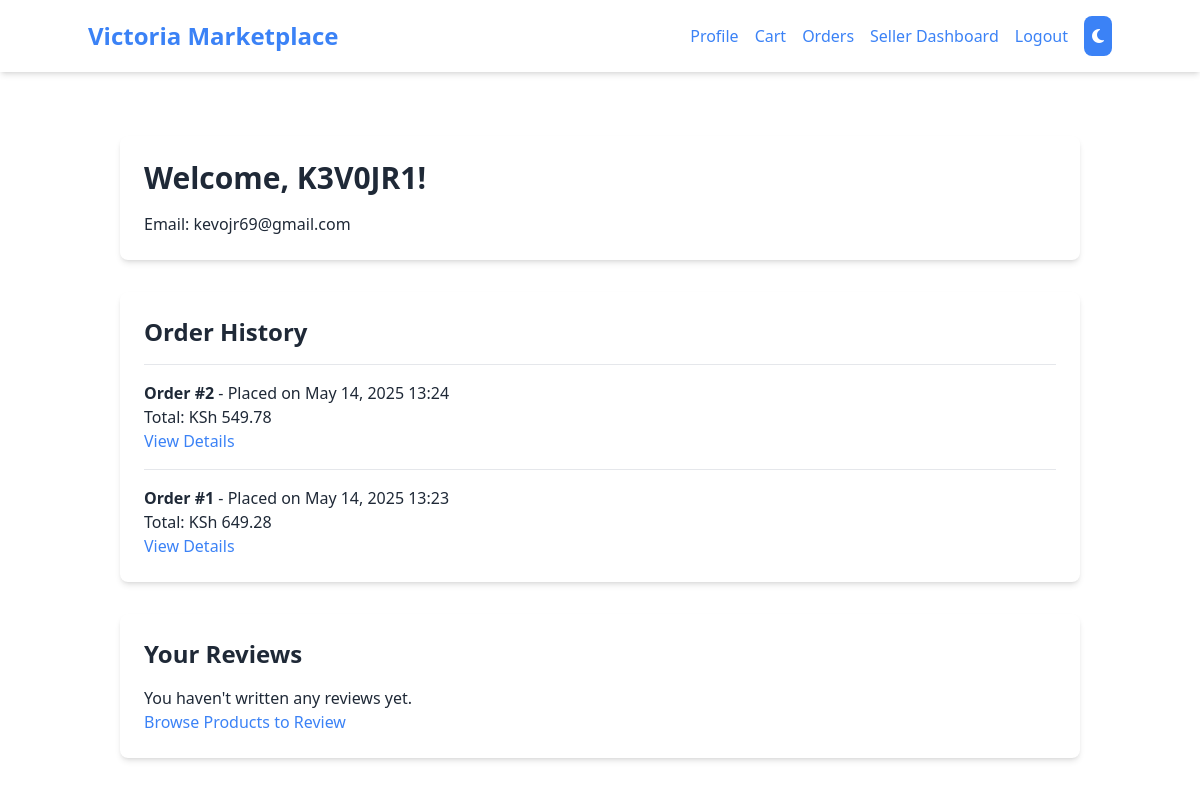
The app's page /profile/ (signed in), older data.
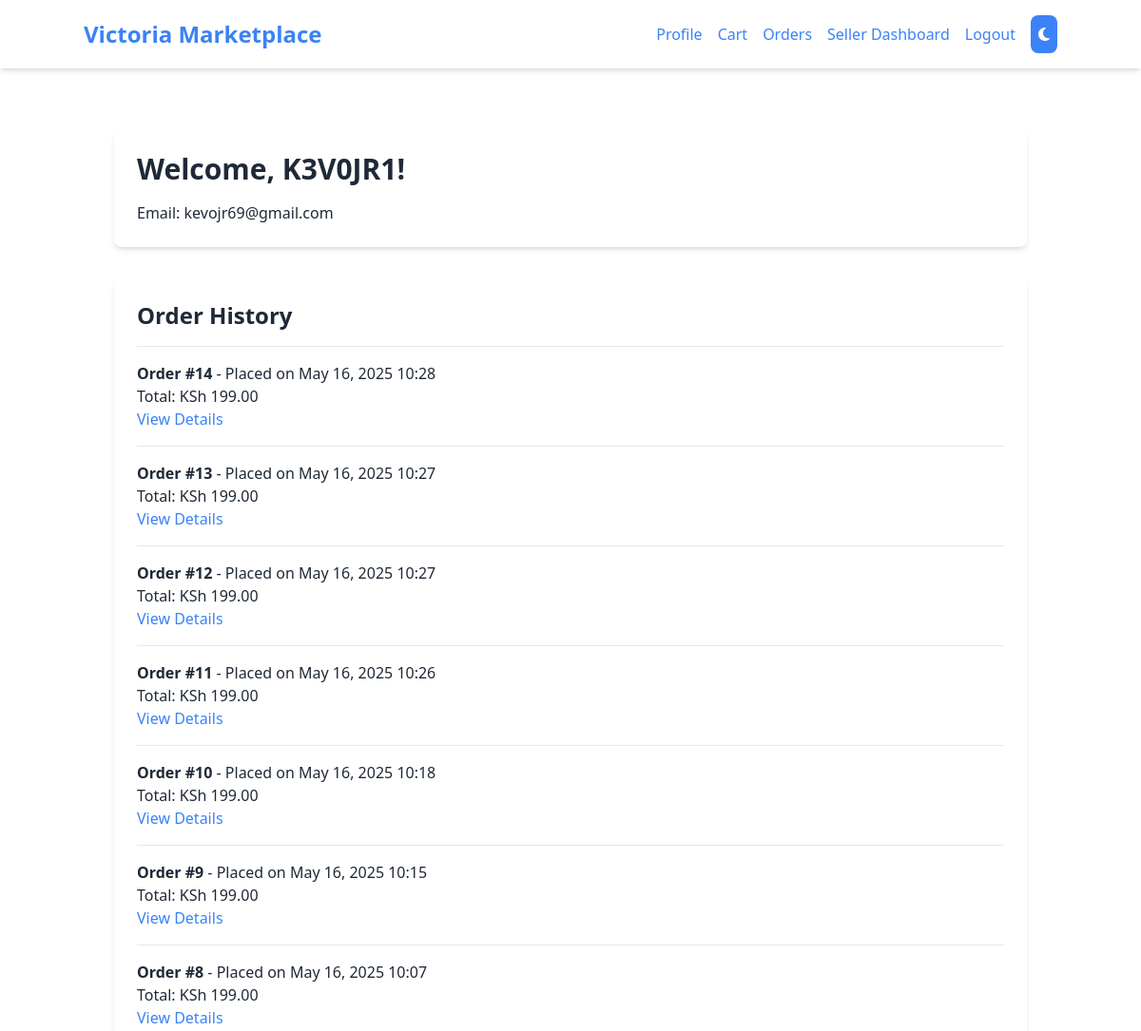
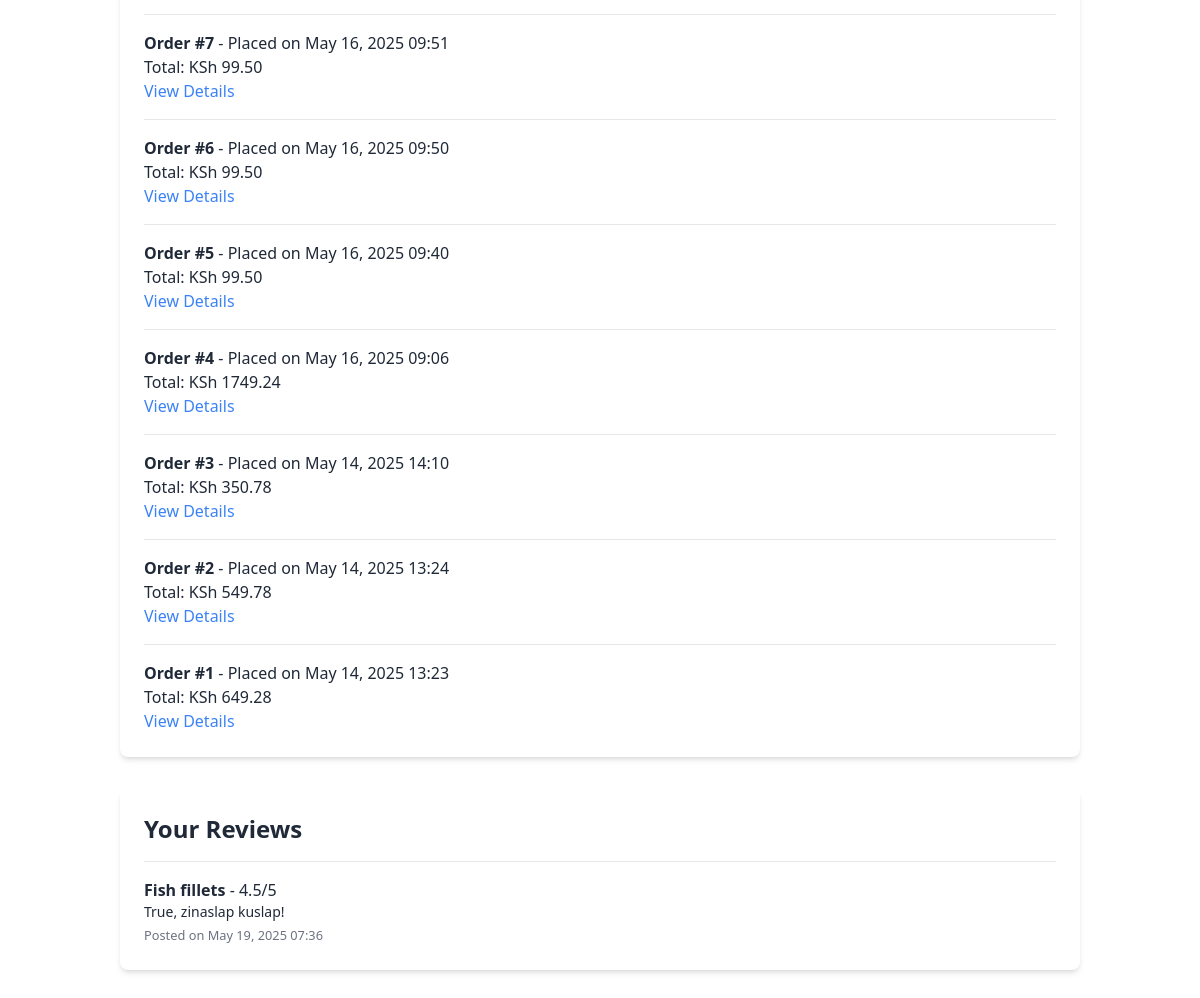
The same page, newer data (2 pictures, top to bottom).
### marketplace/models.py (models this page shows, shortened)
class User(AbstractUser):
    phone_number = models.CharField(max_length=15, blank=True)
    is_seller = models.BooleanField(default=False)

class Order(models.Model):
    STATUS_CHOICES = [
        ('Pending', 'Pending'),
        ('Completed', 'Completed'),
        ('Failed', 'Failed'),
    ]
    user = models.ForeignKey(User, on_delete=models.CASCADE, related_name='orders')
    cart_items = models.ManyToManyField(CartItem)
    status = models.CharField(max_length=50, choices=STATUS_CHOICES, default='Pending')
    created_at = models.DateTimeField(auto_now_add=True)
    total_price = models.DecimalField(max_digits=10, decimal_places=2, null=True)

class Review(models.Model):
    product = models.ForeignKey(Product, on_delete=models.CASCADE, related_name='reviews')
    user = models.ForeignKey(User, on_delete=models.CASCADE)
    rating = models.DecimalField(max_digits=3, decimal_places=1, default=0.0)  # Individual rating
    comment = models.TextField(blank=True)
    created_at = models.DateTimeField(auto_now_add=True)

class Product(models.Model):
    name = models.CharField(max_length=200)
    description = models.TextField(blank=True)
    price = models.DecimalField(max_digits=10, decimal_places=2)
    category = models.ForeignKey(Category, on_delete=models.SET_NULL, null=True, blank=True)
    seller = models.ForeignKey(User, on_delete=models.CASCADE, related_name='products')
    image = models.ImageField(upload_to='products/', null=True, blank=True)
    created_at = models.DateTimeField(auto_now_add=True)
    rating = models.DecimalField(max_digits=3, decimal_places=1, default=0.0)

### marketplace/views.py (the view)
# urls.py: path('profile/', views.profile, name='profile'),
@login_required
def profile(request):
    orders = Order.objects.filter(user=request.user).order_by('-created_at')
    reviews = Review.objects.filter(user=request.user).order_by('-created_at')
    return render(request, 'marketplace/profile.html', {
        'orders': orders,
        'reviews': reviews,
    })

### templates/marketplace/profile.html
{% extends 'base.html' %}
{% block content %}
    <div class="container mx-auto px-4 py-8">
        <div class="theme-container rounded-lg shadow-md p-6 mb-8">
            <h1 class="text-3xl font-bold mb-4">Welcome, {{ user.username }}!</h1>
            <p>Email: {{ user.email }}</p>
        </div>
        <div class="theme-container rounded-lg shadow-md p-6 mb-8">
            <h2 class="text-2xl font-semibold mb-4">Order History</h2>
            {% if orders %}
                <div class="space-y-4">
                    {% for order in orders %}
                        <div class="border-t border-gray-200 dark:border-gray-700 pt-4">
                            <p><strong>Order #{{ order.id }}</strong> - Placed on {{ order.created_at|date:"F d, Y H:i" }}</p>
                            <p>Total: KSh {{ order.total_price }}</p>
                            <a href="{% url 'marketplace:order_confirmation' order.id %}" class="theme-link">View Details</a>
                        </div>
                    {% endfor %}
                </div>
            {% else %}
                <p>You haven't placed any orders yet.</p>
                <a href="{% url 'marketplace:home' %}" class="theme-link">Start Shopping</a>
            {% endif %}
        </div>
        <div class="theme-container rounded-lg shadow-md p-6">
            <h2 class="text-2xl font-semibold mb-4">Your Reviews</h2>
            {% if reviews %}
                <div class="space-y-4">
                    {% for review in reviews %}
                        <div class="border-t border-gray-200 dark:border-gray-700 pt-4">
                            <p><strong>{{ review.product.name }}</strong> - {{ review.rating }}/5</p>
                            <p class="text-sm">{{ review.comment }}</p>
                            <small class="text-gray-500 dark:text-gray-400">Posted on {{ review.created_at|date:"F d, Y H:i" }}</small>
                        </div>
                    {% endfor %}
                </div>
            {% else %}
                <p>You haven't written any reviews yet.</p>
                <a href="{% url 'marketplace:home' %}" class="theme-link">Browse Products to Review</a>
            {% endif %}
        </div>
    </div>
{% endblock %}

### templates/base.html (shortened to what this page needs)
<!DOCTYPE html>
<html lang="en" data-theme="light">
<head>
    {% load static %}
    <link rel="stylesheet" href="{% static 'css/output.css' %}">
    <link rel="stylesheet" href="https://cdnjs.cloudflare.com/ajax/libs/font-awesome/6.5.1/css/all.min.css" />
</head>
<body>
    <nav class="theme-container shadow-md p-4">
        <div class="container mx-auto flex justify-between items-center">
            <a href="{% url 'marketplace:home' %}" class="text-2xl font-bold theme-link">Victoria Marketplace</a>
            <div class="space-x-4 flex items-center">
                {% if user.is_authenticated %}
                    <a href="{% url 'marketplace:profile' %}" class="theme-link">Profile</a>
                    <a href="{% url 'marketplace:cart' %}" class="theme-link">Cart</a>
                    <a href="{% url 'marketplace:orders' %}" class="theme-link">Orders</a>
                    {% if user.is_seller %}
                        <a href="{% url 'marketplace:seller_dashboard' %}" class="theme-link">Seller Dashboard</a>
                    {% endif %}
                    <a href="{% url 'marketplace:logout' %}" class="theme-link">Logout</a>
                {% else %}
                    <a href="{% url 'marketplace:login' %}" class="theme-link">Login</a>
                    <a href="{% url 'marketplace:register' %}" class="theme-link">Register</a>
                {% endif %}
                <button id="theme-toggle" class="theme-button p-2 rounded-lg text-white focus:outline-none">
                    <i class="fas fa-moon"></i>
                </button>
            </div>
        </div>
    </nav>
    <div class="container mx-auto px-4 py-8">
        {% block content %}{% endblock %}
    </div>
</body>
</html>

### templates/base.html (style rules this page uses)
[data-theme="light"] { --bg-color: #ffffff; --text-color: #1f2937; --card-bg: #ffffff; --button-bg: #3b82f6; --button-hover: #2563eb; --nav-bg: #ffffff; --nav-text: #1f2937; --link-hover: #3b82f6; }
body { background-color: var(--bg-color); color: var(--text-color); transition: all 0.3s ease; }
nav { background-color: var(--nav-bg); color: var(--nav-text); }
nav a { color: var(--nav-text); transition: color 0.3s ease; }
.theme-container { background-color: var(--card-bg); color: var(--text-color); transition: all 0.3s ease; }
.theme-button { background-color: var(--button-bg); color: white; transition: all 0.3s ease; }
.theme-link { color: var(--button-bg); transition: color 0.3s ease; }

Row changes from the older to the newer data that the page shows:
added Order: id "14", created_at "May 16, 2025 10:28", total_price "199.00"
added Order: id "13", created_at "May 16, 2025 10:27", total_price "199.00"
added Order: id "12", created_at "May 16, 2025 10:27", total_price "199.00"
added Order: id "11", created_at "May 16, 2025 10:26", total_price "199.00"
added Order: id "10", created_at "May 16, 2025 10:18", total_price "199.00"
added Order: id "9", created_at "May 16, 2025 10:15", total_price "199.00"
added Order: id "8", created_at "May 16, 2025 10:07", total_price "199.00"
added Order: id "7", created_at "May 16, 2025 09:51", total_price "99.50"
added Order: id "6", created_at "May 16, 2025 09:50", total_price "99.50"
added Order: id "5", created_at "May 16, 2025 09:40", total_price "99.50"
added Order: id "4", created_at "May 16, 2025 09:06", total_price "1749.24"
added Order: id "3", created_at "May 14, 2025 14:10", total_price "350.78"
added Review: product.name "Fish fillets", rating "4.5", comment "True, zinaslap kuslap!", created_at "May 19, 2025 07:36"
Text that changed along with them:
text no longer shown: "You haven't written any reviews yet. Browse Products to Review"
